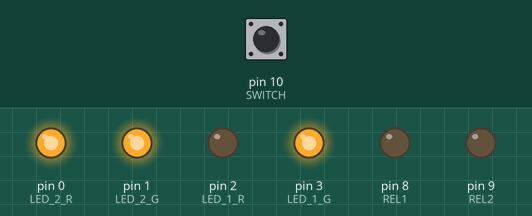
This sketch was run on a simulated Arduino Uno, built with avr-gcc and run on an emulated ATmega328P. Shown: output pins drawn as LEDs (lit = HIGH). The inputs (shaded band) are chosen by the test bench; at power-on: pin 10 (SWITCH) LOW.

Above: at 1.2 s.
1.3 s: pin 10 (SWITCH) pulled HIGH for 0.15 s
At 2.2 s:
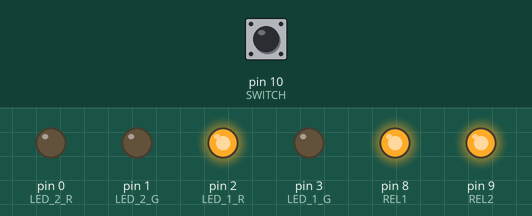
4.4 s: pin 10 (SWITCH) pulled HIGH for 1 s
At 6.5 s:
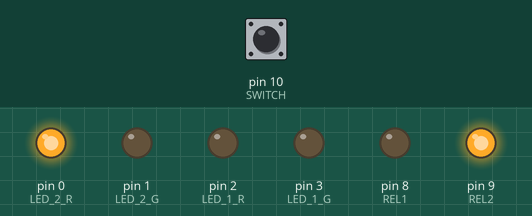
8.0 s: pin 10 (SWITCH) pulled HIGH for 3.2 s
At 11.3 s:
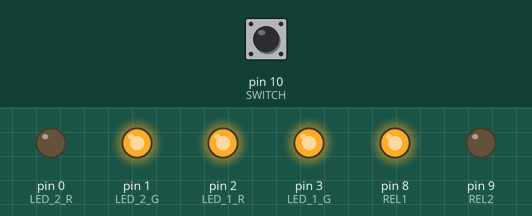
Timing chart, 0 to 12.8 s (numbered marks = the images above; inputs shaded):
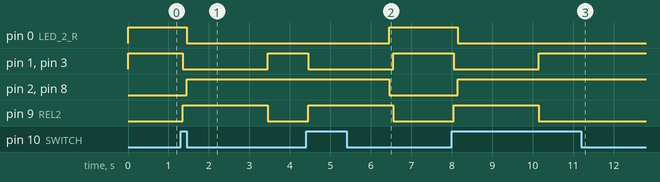

Measured:
- after the input at 1.3 s, pin 0 (LED_2_R): HIGH → LOW after 0.15 s; pin 1 (LED_2_G), pin 3 (LED_1_G): HIGH → LOW after 0.05 s, → HIGH 2.1 s later; pin 2 (LED_1_R), pin 8 (REL1): LOW → HIGH after 0.15 s; pin 9 (REL2): LOW → HIGH after 0.05 s, → LOW 2.1 s later
- after the input at 4.4 s, pin 0 (LED_2_R): LOW → HIGH after 2.1 s; pin 1 (LED_2_G), pin 3 (LED_1_G): HIGH → LOW after 0.05 s, → HIGH 2.1 s later; pin 2 (LED_1_R), pin 8 (REL1): HIGH → LOW after 2.1 s; pin 9 (REL2): LOW → HIGH after 0.05 s, → LOW 2.1 s later
- after the input at 8.0 s, pin 0 (LED_2_R): HIGH → LOW after 0.15 s; pin 1 (LED_2_G), pin 3 (LED_1_G): HIGH → LOW after 0.05 s, → HIGH 2.1 s later; pin 2 (LED_1_R), pin 8 (REL1): LOW → HIGH after 0.15 s; pin 9 (REL2): LOW → HIGH after 0.05 s, → LOW 2.1 s later

The sketch:

ersacontroller.ino
```cpp
/* #define TEST */


#ifndef TEST

//arduino digitalRead/Write pins:
//0 = PA4 (chip pin 2)
//1 = PA5 (chip pin 3)
//2 = PA6 (chip pin 4)
//3 = PA7 (chip pin 5)
//4 = PB3 (chip pin 6)
//5 = PB2 (chip pin 7)
//6 = PB1 (chip pin 8)
//7 = PB0 (chip pin 9)
//8 = PA1 (chip pin 11)
//9 = PA2 (chip pin 12)
//10 = PA3 (chip pin 13)

#define REL1 8
#define REL2 9
#define LED_1_R 2
#define LED_1_G 3
#define LED_2_R 0
#define LED_2_G 1
#define SWITCH 10

enum mystates {
  out1 = 0,
  goingto2_1,
  goingto2_2,
  out2,
  goingto1_1,
  goingto1_2
};

void setState(int state) {
  switch(state) {
    case out1:
      digitalWrite(REL1, LOW);
      digitalWrite(REL2, LOW);

      digitalWrite(LED_1_R, LOW);
      digitalWrite(LED_2_R, HIGH);
      digitalWrite(LED_1_G, HIGH);
      digitalWrite(LED_2_G, HIGH);
      break;
    case goingto2_1:
      digitalWrite(REL1, LOW);
      digitalWrite(REL2, HIGH);

      digitalWrite(LED_1_R, LOW);
      digitalWrite(LED_2_R, HIGH);
      digitalWrite(LED_1_G, LOW);
      digitalWrite(LED_2_G, LOW);
      break;
    case goingto2_2:
      digitalWrite(REL1, HIGH);
      digitalWrite(REL2, HIGH);

      digitalWrite(LED_1_R, HIGH);
      digitalWrite(LED_2_R, LOW);
      digitalWrite(LED_1_G, LOW);
      digitalWrite(LED_2_G, LOW);
      break;
    case out2:
      digitalWrite(REL1, HIGH);
      digitalWrite(REL2, LOW);

      digitalWrite(LED_1_R, HIGH);
      digitalWrite(LED_2_R, LOW);
      digitalWrite(LED_1_G, HIGH);
      digitalWrite(LED_2_G, HIGH);
      break;
    case goingto1_1:
      digitalWrite(REL1, HIGH);
      digitalWrite(REL2, HIGH);

      digitalWrite(LED_1_R, HIGH);
      digitalWrite(LED_2_R, LOW);
      digitalWrite(LED_1_G, LOW);
      digitalWrite(LED_2_G, LOW);
      break;
    case goingto1_2:
      digitalWrite(REL1, LOW);
      digitalWrite(REL2, HIGH);

      digitalWrite(LED_1_R, LOW);
      digitalWrite(LED_2_R, HIGH);
      digitalWrite(LED_1_G, LOW);
      digitalWrite(LED_2_G, LOW);
      break;
  }
}

// The minimum time relays take to switch over. I am not allowed to switch the 2 at the same time.
#define RELAY_MIN_SWITCH_TIME_MSECS 100L

// The minimum time the ersa controller must see no tool connected to detect "No Tool" (the above will be added)
#define TOOL_SWITCH_TIME_MSECS 2000L

unsigned long getStateMaxTime_msec(int state) {
  switch(state) {
    case out1:
      return 0;
    case goingto2_1:
      return RELAY_MIN_SWITCH_TIME_MSECS;
    case goingto2_2:
      return TOOL_SWITCH_TIME_MSECS;
    case out2:
      return 0;
    case goingto1_1:
      return TOOL_SWITCH_TIME_MSECS;
    case goingto1_2:
      return RELAY_MIN_SWITCH_TIME_MSECS;
  }
}

int mystate = out1;
unsigned long lastStateStartTime = 0;  // the last time state changed

void stateMaintenance() {
  unsigned long shouldWait = 0;
  bool shouldMoveOn = false;

  shouldWait = getStateMaxTime_msec(mystate);
  if (shouldWait == 0) {
    shouldMoveOn = switchGotPushed();
  }
  else {
    if ((millis() - lastStateStartTime) > shouldWait) {
      shouldMoveOn = true;
    }
  }

  if (shouldMoveOn) {
    lastStateStartTime = millis();
    mystate += 1;
    if (mystate > goingto1_2) {
      mystate = out1;
    }
  }
  setState(mystate);
}


// Variables will change:
int debouncedButtonState = LOW;  // the debounced reading from the input pin
int lastButtonState = LOW;   // the previous reading from the input pin

// the following variables are unsigned longs because the time, measured in
// milliseconds, will quickly become a bigger number than can be stored in an int.
unsigned long lastDebounceTime = 0;  // the last time the input pin was toggled
#define debounceDelay 50L    // the debounce time; increase if the output flickers


bool switchGotPushed() {
  bool justGotPushed = false;
  // read the state of the switch into a local variable:
  int reading = digitalRead(SWITCH);

  // check to see if you just pressed the button
  // (i.e. the input went from LOW to HIGH), and you've waited long enough
  // since the last press to ignore any noise:

  // If the switch changed, due to noise or pressing:
  if (reading != lastButtonState) {
    // reset the debouncing timer
    lastDebounceTime = millis();
  }

  // save the reading. Next time through the loop, it'll be the lastButtonState:
  lastButtonState = reading;

  if ((millis() - lastDebounceTime) > debounceDelay) {
    // whatever the reading is at, it's been there for longer than the debounce
    // delay, so take it as the actual current state:

    // if the button state has changed:
    if (reading != debouncedButtonState) {
      debouncedButtonState = reading;

      if (debouncedButtonState == HIGH) {
        justGotPushed = true;
      }
    }
  }

  return justGotPushed;
}

void setup() {

  digitalWrite(REL1, LOW);
  pinMode(REL1,OUTPUT);
  digitalWrite(REL1, LOW);

  digitalWrite(REL2, LOW);
  pinMode(REL2,OUTPUT);
  digitalWrite(REL2, LOW);

  digitalWrite(LED_1_R, HIGH);
  pinMode(LED_1_R,OUTPUT);
  digitalWrite(LED_1_R, HIGH);

  digitalWrite(LED_1_G, HIGH);
  pinMode(LED_1_G,OUTPUT);
  digitalWrite(LED_1_G, HIGH);

  digitalWrite(LED_2_R, HIGH);
  pinMode(LED_2_R,OUTPUT);
  digitalWrite(LED_2_R, HIGH);

  digitalWrite(LED_2_G, HIGH);
  pinMode(LED_2_G,OUTPUT);
  digitalWrite(LED_2_G, HIGH);

  pinMode(SWITCH,INPUT);

}

void loop() {

  stateMaintenance();

}


#else

#define MYPIN 1

int loopnr;

int offset = 0;
int maxnr = 11;

void setup() {
  for (int i = 0; i < maxnr; i++) {
    pinMode(i+offset,OUTPUT);
    digitalWrite(i+offset, HIGH);
  }
  loopnr = 0;
}


void loop() {
  loopnr += 1;
  for (int i = 0; i < maxnr; i++) {
    if (loopnr % (i+1) == 0) {
      int x = loopnr / (i+1);
      if (x & 1) {
        digitalWrite(i+offset, HIGH);
      } else {
        digitalWrite(i+offset, LOW);
      }
    }
  }
  delay(100);
}

#endif
```
